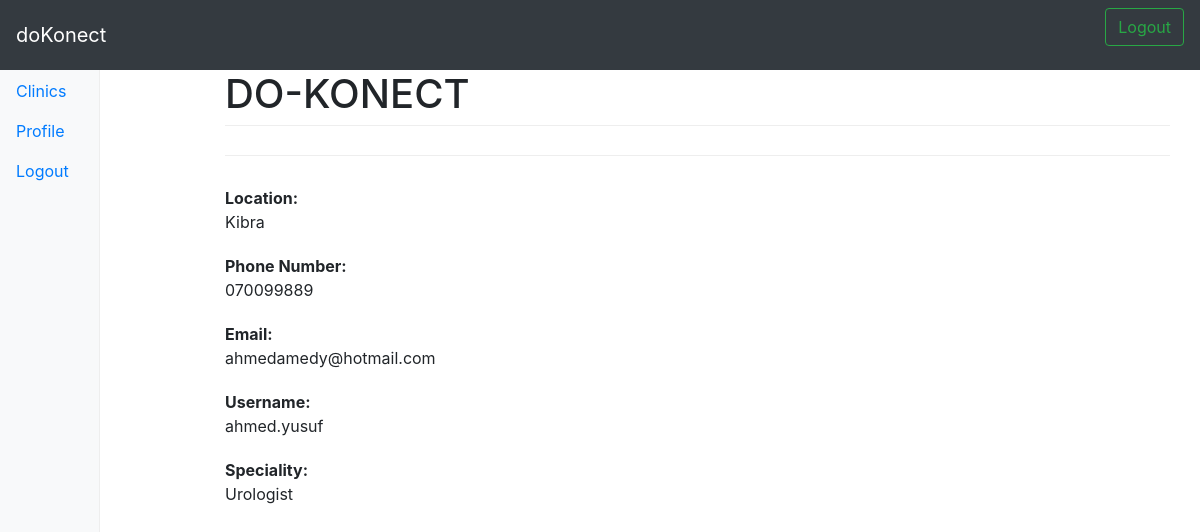
/profiles/doctor/ (signed in), run on the app's committed database.
### accounts/models.py (models this page shows)
class DoctorProfile(models.Model):
    user = models.OneToOneField(User, on_delete=models.CASCADE)
    phonenumber = models.TextField(max_length=500, blank=True)
    location = models.TextField(max_length=500, blank=True)
    full_name = models.TextField(max_length=500, blank=True)
    doctor_type = models.ForeignKey(DoctorServices, on_delete=models.CASCADE)

### patients/models.py (models this page shows)
class DoctorServices(models.Model):
    service = models.TextField(max_length=100, default='Anonymous')
    service_information = models.TextField(max_length=200, default='Anonymous')
    def __str__(self):
        return self.service
    class Meta:
        ordering = ['-service']

### accounts/views.py (the view)
class DoctorProfileDetailView(LoginRequiredMixin, DetailView):
    template_name = 'accounts/doctor_profile.html'
    def get_object(self):
        username = self.kwargs.get('username')
        try:
            return DoctorProfile.objects.get(user=self.request.user)
        except DoctorProfile.DoesNotExist:
            return None

### accounts/templates/accounts/doctor_profile.html (shortened to what this page needs)
{% extends "base_doctor.html" %}
    {% block content %}
    {% if object is None %}
    <p>Profile is empty</p> <a class="btn btn-dark" href="{% url 'profiles:create_profile' %}">Create Profile</a>
    {% else %}
    <h1>{{object.name}} </span></h1>
    <div class="referral">
        <dt>Location: </dt>
        {{object.location}}
    </div>
    <div class="referral">
        <dt>Phone Number: </dt>
        {{object.phonenumber}}
    </div>
    <div class="referral">
        <dt>Email: </dt>
        {{object.user.email}}
    </div>
    <div class="referral">
        <dt>Username: </dt>
        {{object.user.username}}
    </div>
    <div class="referral">
        <dt>Speciality: </dt>
        {{object.doctor_type}}
    </div>
    {% endif %}
{% endblock content %}

### static-storage/css/style.css (style rules this page uses)
body { padding-top: 3.5rem; }
h1 { margin-bottom: 20px; padding-bottom: 9px; border-bottom: 1px solid #eee; }
.referral { padding-top: 10px; padding-bottom: 10px; }

### data on the page
DoctorProfile: location "Kibra", phonenumber "070099889", user.email "ahmedamedy@hotmail.com", user.username "ahmed.yusuf", doctor_type "Urologist"
